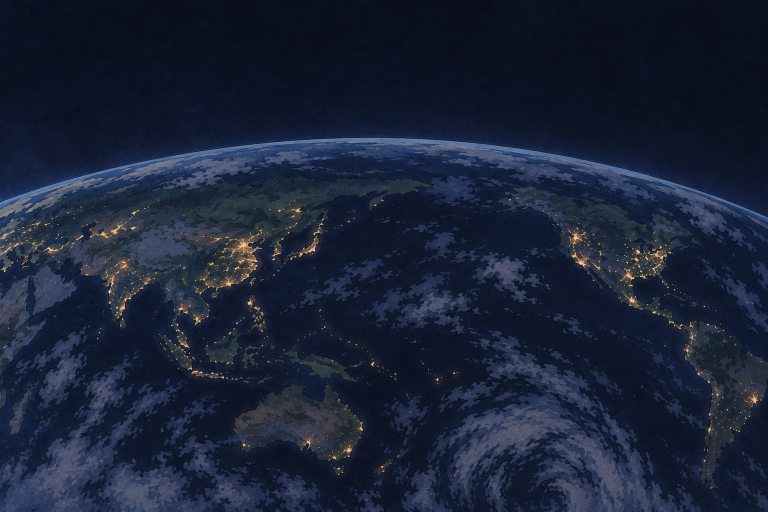
#> input picture simulated-universe/assets/kv/BG0a.png, 1536 x 1024 px (shown at 1/2 size)
$ python kvfilm.py   (older library calls are emulated)
#> lines starting #> are read from the running program, lines starting #| are printed output that depends on the picture
### simulated-universe/paint/space.py
"""The space layer: my own 3D shots between the painted key frames.

A small particle universe in world units (Earth radius 1): the real Earth at night (34k real cities
from geonamescache, land from global-land-mask), cold stars, the human traces, light-shells, the
lattice at the edge of the light, and the sheet. It follows the film's colour script: warm is human
and only human (cities, traces, signals, keys pressed); stars, the lattice and the sheet are cold. The
backdrop is the painted space of BG0a, so these shots sit in the same world as the key frames.
Dimension is literal here: a plane seen edge-on is a hairline, a sphere unrolls into a plane, a plane
collapses into a line, a line into a point, and the sheet flattens the Earth.
"""
import os, numpy as np, cv2
from PIL import Image

W, H = 1280, 720
F = 1100.0                                                          # focal length, px
HERE = os.path.dirname(os.path.abspath(__file__))
C_WARM = np.array([1.0, 0.74, 0.42], np.float32); C_WHITE = np.array([1.0, 0.90, 0.78], np.float32)
C_LAND = np.array([0.20, 0.26, 0.38], np.float32); C_AIR = np.array([0.35, 0.55, 1.0], np.float32)
C_STAR = np.array([0.70, 0.78, 1.0], np.float32); C_GRID = np.array([0.55, 0.65, 0.88], np.float32)
PAPER = np.array([0.93, 0.90, 0.83], np.float32); OCHRE = np.array([0.86, 0.50, 0.18], np.float32)

def ss(a, b, x):
    x = np.clip((np.asarray(x, np.float64) - a) / (b - a), 0, 1); return x * x * (3 - 2 * x)
def lerp(a, b, u): return a + (b - a) * u
def nrm(v): return v / np.linalg.norm(v, axis=-1, keepdims=True)

# ---------------------------------------------------------------- backdrop: the painted space of BG0a
_bg = np.array(Image.open(f'{HERE}/../assets/kv/BG0a.png').convert('RGB')).astype(np.float32)[:230] / 255
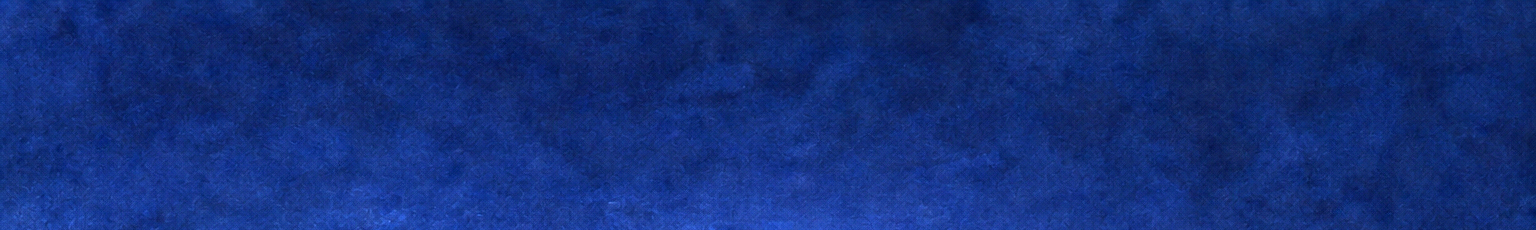
#> _bg: shape (230, 1536, 3) float32; mean R, G, B 0.0431, 0.0651, 0.125; drawn with min black and max white
BACK = cv2.GaussianBlur(cv2.resize(_bg, (W, H), interpolation=cv2.INTER_CUBIC), (0, 0), 3)
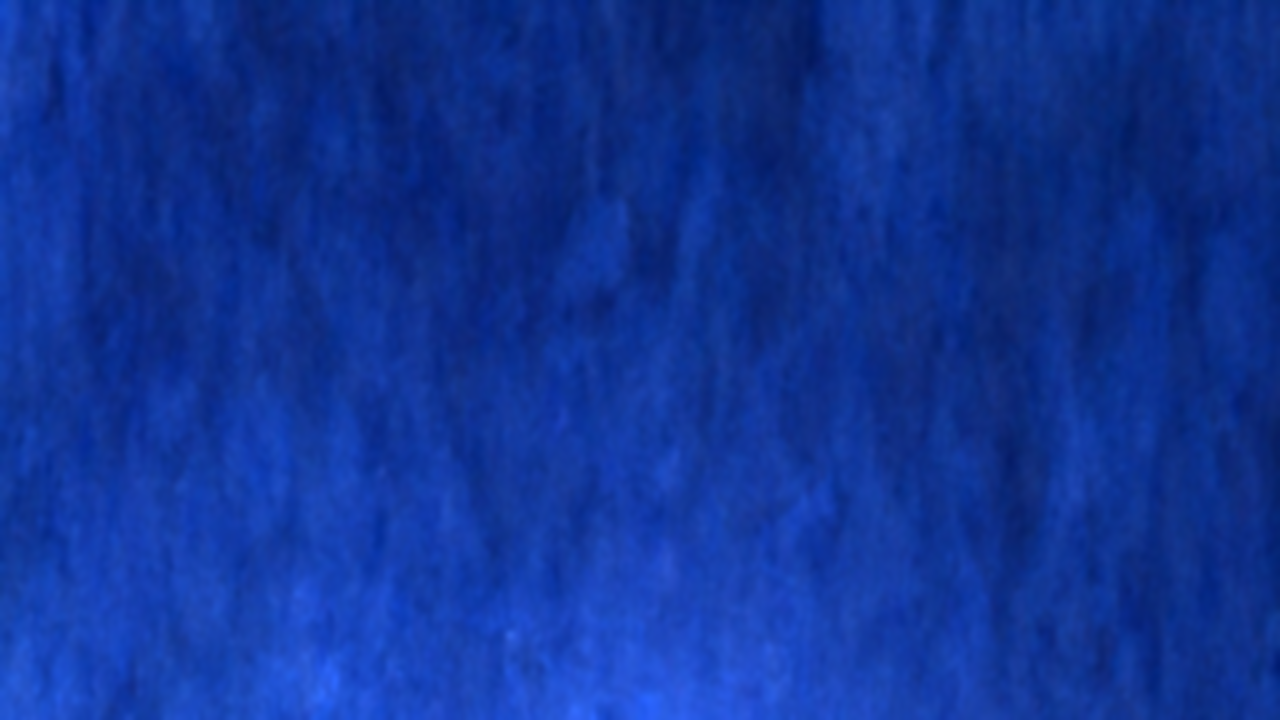
#> BACK: shape (720, 1280, 3) float32; mean R, G, B 0.0432, 0.0653, 0.126; drawn with min black and max white
BACK = BACK * (0.85 + 0.15 * np.linspace(1, 0.7, H)[:, None, None])

# ---------------------------------------------------------------- the real Earth at night
rng = np.random.default_rng(7)
def unit(lat, lon): return np.stack([np.cos(lat) * np.sin(lon), np.sin(lat), np.cos(lat) * np.cos(lon)], -1)
import geonamescache
from global_land_mask import globe as _globe
#> (the run stopped early here; a loop or call above may not have finished)

$ run again, with simulated-universe/assets/kv/KV3.png copied over simulated-universe/assets/kv/BG0a.png
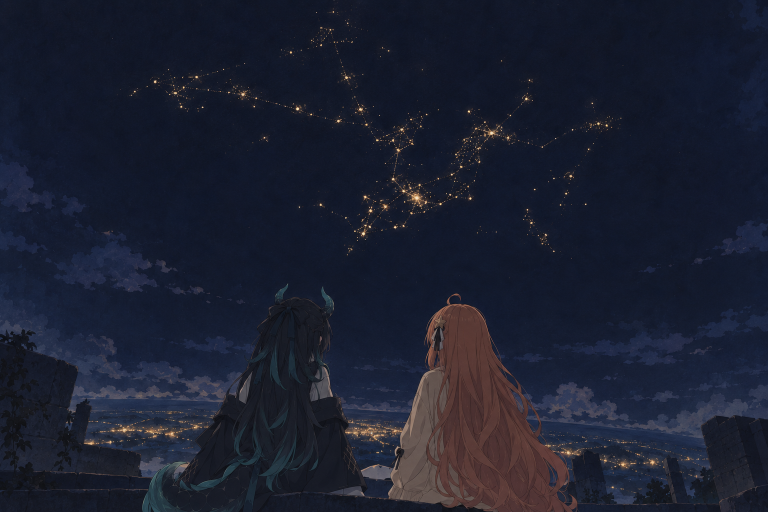
#> input picture simulated-universe/assets/kv/KV3.png, 1536 x 1024 px (shown at 1/2 size)
#> `_bg = np.array(Image.open(f'{HERE}/../assets/kv/BG0a.png').convert('RG..`:
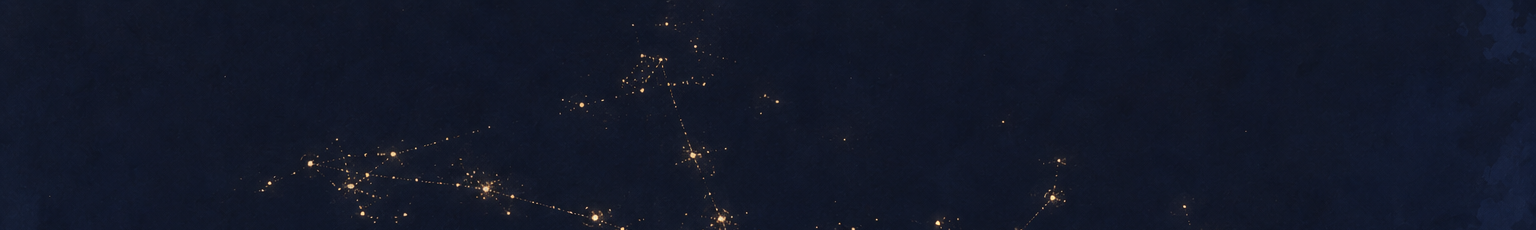
#> _bg: shape (230, 1536, 3) float32; mean R, G, B 0.073, 0.0943, 0.158
#> `BACK = cv2.GaussianBlur(cv2.resize(_bg, (W, H), interpolation=cv2.INTE..`:
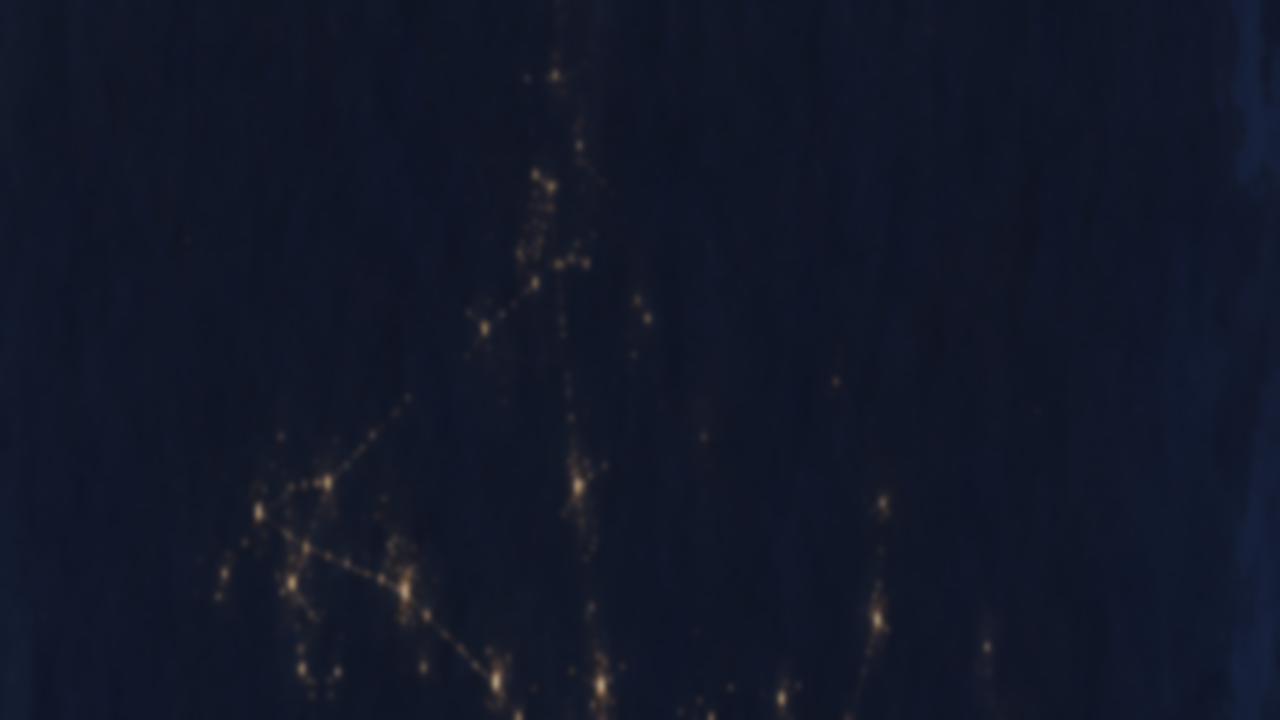
#> BACK: shape (720, 1280, 3) float32; mean R, G, B 0.0732, 0.0946, 0.158
